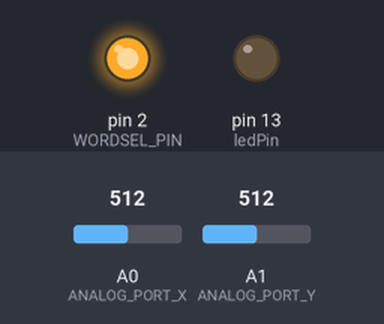
The sketch below on a simulated Arduino Uno, built with avr-gcc and run on an emulated ATmega328P. Shown: output pins drawn as LEDs (lit = HIGH). Inputs (shaded band) come from the test bench; at power-on: A0 (ANALOG_PORT_X) = 512, A1 (ANALOG_PORT_Y) = 512. Pins used as bus, display or sensor lines are not drawn; what the sketch prints to the serial monitor is not drawn.

Above: at 0.1 s.
Timing chart, 0 to 101.6 s (numbered marks = the images above):
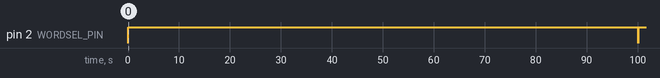

Measured:
- by itself, pin 2 (WORDSEL_PIN): LOW → HIGH at 0.02 s, → LOW 100 s later, → HIGH 0.02 s later

The sketch:

arduinoDAC.ino
```cpp
#define BAUD_RATE 9600
#define SERIAL_PORT_NAME "/dev/ttyUSB0"

#define ANALOG_PORT_X A0
#define ANALOG_PORT_Y A1
#define ANALOG_PORT_Z A2

#define WORDSEL_PIN 2
#define DATA_PIN 4
#define BITCLK_PIN 7

#define ledPin LED_BUILTIN

long int xSensor = 0;
long int zSensor = 0;
long int ySensor = 0;
int inByte = 0;
int ledState = LOW;

long int leftDACVal =0x2434;
long int rightDACVal =0x5678;

// PWM PINS : D3 ; D5 ; D6 ; D9 ; D10 ; D11

void setup() {
  Serial.begin(BAUD_RATE);

  pinMode(ledPin, OUTPUT);
  pinMode(WORDSEL_PIN, OUTPUT);
  pinMode(DATA_PIN, OUTPUT);
  pinMode(BITCLK_PIN, OUTPUT);


}

void loop() {

  Serial.println("-x-x-x-x");

  digitalWrite(WORDSEL_PIN, LOW);
  delayMicroseconds(10); // Delay for the duration of the bit clock low pulse

  // Send the first 24 bits of the Left Value
  for (int i = 23; i >= 0; i--) {
    digitalWrite(BITCLK_PIN, HIGH);

    digitalWrite(DATA_PIN, (leftDACVal >> i) & 0x01);

    xSensor = analogRead(ANALOG_PORT_X) / (4*255);
    ySensor = analogRead(ANALOG_PORT_Y) / (4*255);
    Serial.println(xSensor);

    delayMicroseconds(10);
    digitalWrite(BITCLK_PIN, LOW);
    delayMicroseconds(10);
  }

  digitalWrite(WORDSEL_PIN, HIGH);
  delayMicroseconds(10);

  Serial.println("-x-x-x-x");

  // Send the first 24 bits of the rightValue
  for (int i = 23; i >= 0; i--) {
    digitalWrite(BITCLK_PIN, HIGH);
    digitalWrite(DATA_PIN, (rightDACVal >> i) & 0x01);

    xSensor = analogRead(ANALOG_PORT_X) / (4*255);
    ySensor = analogRead(ANALOG_PORT_Y) / (4*255);
    Serial.println(xSensor);

    delayMicroseconds(10);
    digitalWrite(BITCLK_PIN, LOW);
    delayMicroseconds(10);
  }
  Serial.println("-x-x-x-x");

  delay(100000);

}
```
